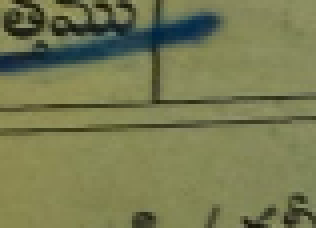
#> input picture annotations/crops/auto_WhatsApp_Image_2026-09-17_at_4.08.58_PM_02_32e7951d.png, 79 x 57 px (shown 4 times larger)
$ python -i layout_segmenter.py   (imports and definitions only)
#> lines starting #> are read from the running program, lines starting #| are printed output that depends on the picture; after the words box and inside, x2 and y2 are one past the last pixel; in counts of white or black regions, pixels touching at a corner belong together
### preprocessing/image_processor.py
import cv2
import numpy as np
from typing import Tuple, Optional

class ImageProcessor:
    """
    Robust Preprocessor for Multilingual Agricultural Bills & Invoices.
    Handles arbitrary paper colors (pink, yellow, blue, white, carbon copies),
    shadow gradients, camera glare, and orientation detection.
    Zero external APIs or pre-trained models.
    """

    # [10 lines left out: function rotate_image, not called in this run]

    @staticmethod
    def normalize_document_color(image: np.ndarray) -> np.ndarray:
        """
        Normalizes document images of ANY paper color (white, pink, yellow, blue, green, beige, dark mode)
        into a clean, uniform-illumination document with crisp dark ink strokes.
        Eliminates color cast, uneven lighting gradients, and flash shadows.
        """
        if len(image.shape) == 3:
            gray = cv2.cvtColor(image, cv2.COLOR_BGR2GRAY)
        else:
            gray = image.copy()

        h, w = gray.shape[:2]

        # 1. Illumination background estimation
        # We use a large Gaussian kernel proportional to image scale to capture the background color/shadow
        ksize = max(int(min(h, w) * 0.05) | 1, 15)
        # Morphological dilation followed by median blur smooths out text and preserves background
        dilated = cv2.dilate(gray, np.ones((5, 5), np.uint8))
        bg = cv2.medianBlur(dilated, ksize)

        # 2. Divide gray by background to flatten illumination & eliminate colored paper cast
        # Avoid division by zero
        bg_safe = np.maximum(bg.astype(np.float32), 1.0)
        norm_float = (gray.astype(np.float32) / bg_safe) * 255.0
        norm = np.clip(norm_float, 0, 255).astype(np.uint8)

        # 3. Check for genuine inverted document (white text on dark background)
        # Sample the outer 5% border margins where paper background dominates
        margin_h, margin_w = max(h // 20, 4), max(w // 20, 4)
        corners = np.concatenate([
            norm[:margin_h, :margin_w].ravel(),
            norm[:margin_h, -margin_w:].ravel(),
            norm[-margin_h:, :margin_w].ravel(),
            norm[-margin_h:, -margin_w:].ravel()
        ])
        if np.median(corners) < 85:
            # Dark background detected (inverted)
            norm = 255 - norm

        # 4. Enhance text contrast using CLAHE (Contrast Limited Adaptive Histogram Equalization)
        clahe = cv2.createCLAHE(clipLimit=2.2, tileGridSize=(8, 8))
        enhanced = clahe.apply(norm)

        return enhanced

    # [87 lines left out: functions auto_orient_bill, enhance_contrast, binarize, deskew, not called in this run]

### preprocessing/layout_segmenter.py
import cv2
import numpy as np
from typing import List, Dict, Any, Tuple, Optional

class LayoutSegmenter:
    """
    Dynamic Layout and Table Grid Segmenter for Agricultural Mandi Slips.
    Uses adaptive morphology and geometric analysis to extract functional regions,
    table grid cells, canonical field crops, and text lines.
    Zero hardcoded fixed-pixel coordinate templates.
    """

    # [302 lines left out: functions detect_table_bounding_box, segment_bill_regions, detect_table_grid, extract_canonical_fields, extract_text_lines, not called in this run]

>>> import cv2
>>> picture = cv2.imread('../annotations/crops/auto_WhatsApp_Image_2026-09-17_at_4.08.58_PM_02_32e7951d.png')
#> picture is the input picture: shape (57, 79, 3); mean B, G, R 82, 122.8, 119.2
>>> result = LayoutSegmenter().extract_text_lines(picture)
#> in normalize_document_color, `gray = cv2.cvtColor(image, cv2.COLOR_BGR2GRAY)`:
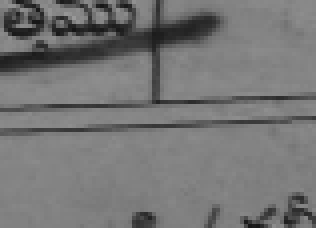
#> gray: shape (57, 79) (shown 4 times larger); min 20, max 153, mean 117.1
#> in normalize_document_color, `bg = cv2.medianBlur(dilated, ksize)`:
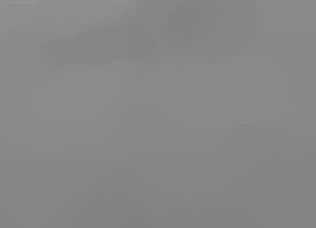
#> bg: shape (57, 79) (shown 4 times larger); min 128, max 145, mean 135.1
#> in normalize_document_color, `norm_float = (gray.astype(np.float32) / bg_safe) * 255.0`:
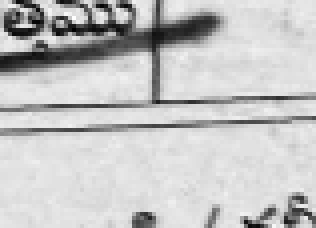
#> norm_float: shape (57, 79) float32 (shown 4 times larger); min 36.43, max 276.7, mean 221.2; drawn with min black and max white
#> in normalize_document_color, `norm = np.clip(norm_float, 0, 255).astype(np.uint8)`:
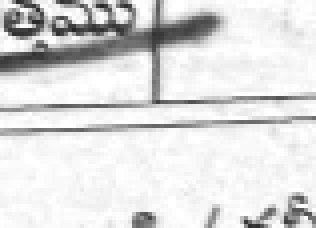
#> norm: shape (57, 79) (shown 4 times larger); min 36, max 255, mean 220.7
#> in normalize_document_color, `corners = np.concatenate([ norm[:margin_h, :margin_w].ravel(), norm[:m..`: corners = 64 values, max 255 at index 6, min 83 at index 49, mean 221.3
#> in extract_text_lines, `lab = cv2.cvtColor(image, cv2.COLOR_BGR2LAB)`: lab: shape (57, 79, 3); mean of channels 0, 1, 2 127.7, 120, 149.7
#> in extract_text_lines, `paper_mask = (a_ch > 130).astype(np.uint8) * 255`: paper_mask: shape (57, 79); every value is 0
#> in extract_text_lines, `_, thresh = cv2.threshold(blurred, 0, 255, cv2.THRESH_BINARY_INV + cv2..`:
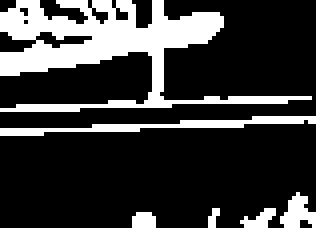
#> thresh: shape (57, 79) (shown 4 times larger); 22.4% white; 6 white regions (1 under 20 px), largest, box (x1, y1, x2, y2) and area: (0, 0, 78, 28) 771, (0, 29, 79, 34) 133, (70, 48, 79, 57) 48, (60, 52, 69, 57) 25, (33, 53, 39, 57) 22
#> in extract_text_lines, `text_only[-my:, :] = 0`: text_only: shape (57, 79); 10.1% white; 2 white regions, box (x1, y1, x2, y2) and area: (0, 12, 78, 28) 321, (0, 29, 79, 34) 133
#> in extract_text_lines, `text_only[:, :mx] = 0`: text_only: shape (57, 79); 7.6% white in thin lines or dots, all inside (x1, y1, x2, y2) = (12, 12, 79, 33)
#> in extract_text_lines, `text_only[:, -mx:] = 0`:
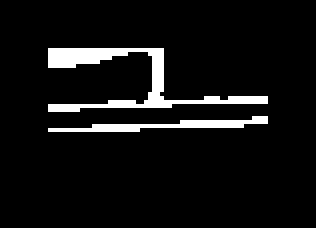
#> text_only: shape (57, 79) (shown 4 times larger); 6.7% white in thin lines or dots, all inside (x1, y1, x2, y2) = (12, 12, 67, 33)
#> in extract_text_lines, `char_connected = cv2.dilate(text_only, char_kernel, iterations=1)`:
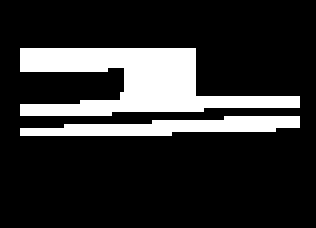
#> char_connected: shape (57, 79) (shown 4 times larger); 18.3% white; 2 white regions
#> in extract_text_lines, `contours, _ = cv2.findContours(char_connected, cv2.RETR_EXTERNAL, cv2...`: contours = 2 contours; box (x1, y1, x2, y2) and area: (5, 12, 75, 29) 499, (5, 29, 75, 34) 146
#> the loop in extract_text_lines, `for c in contours:` made 2 passes
#> after the loop in extract_text_lines, `for c in contours:`: raw_boxes = []
#> result = []
